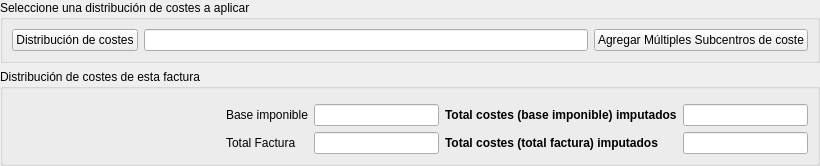
     <widget class="QWidget" name="pageCostes">
      <layout class="QVBoxLayout" name="verticalLayout_3">
       <property name="leftMargin">
        <number>0</number>
       </property>
       <property name="topMargin">
        <number>0</number>
       </property>
       <property name="rightMargin">
        <number>0</number>
       </property>
       <property name="bottomMargin">
        <number>0</number>
       </property>
       <item>
        <widget class="QGroupBox" name="groupBox_2">
         <property name="title">
          <string>Seleccione una distribución de costes a aplicar</string>
         </property>
         <layout class="QHBoxLayout" name="horizontalLayout_4">
          <item>
           <widget class="DBChooseRecordButton" name="db_iddistribucioncostes">
            <property name="text">
             <string>Distribución de costes</string>
            </property>
            <property name="fieldName">
             <string>iddistribucioncostes</string>
            </property>
            <property name="dataEditable">
             <bool>true</bool>
            </property>
            <property name="scriptExecuteAfterChoose">
             <string>asignarCostes</string>
            </property>
           </widget>
          </item>
          <item>
           <widget class="DBLineEdit" name="db_distribucioncostes_nombre">
            <property name="fieldName">
             <string>distribucioncostes.nombre</string>
            </property>
           </widget>
          </item>
          <item>
           <widget class="QPushButton" name="pbAgregarMultiplesCentrosCoste">
            <property name="text">
             <string>Agregar Múltiples Subcentros de coste</string>
            </property>
            <property name="icon">
             <iconset>
              <normaloff>:/images/commons/centrosdecoste.png</normaloff>:/images/commons/centrosdecoste.png</iconset>
            </property>
           </widget>
          </item>
         </layout>
        </widget>
       </item>
       <item>
        <widget class="QGroupBox" name="groupBox_3">
         <property name="title">
          <string>Distribución de costes de esta factura</string>
         </property>
         <layout class="QGridLayout" name="gridLayout">
          <item row="0" column="0" colspan="5">
           <widget class="DBDetailView" name="db_lineasdistribucioncostesfacturasprov">
            <property name="relationName">
             <string>lineasdistribucioncostesfacturasprov</string>
            </property>
            <property name="dataEditable">
             <bool>true</bool>
            </property>
           </widget>
          </item>
          <item row="1" column="0">
           <spacer name="horizontalSpacer">
            <property name="orientation">
             <enum>Qt::Horizontal</enum>
            </property>
            <property name="sizeHint" stdset="0">
             <size>
              <width>208</width>
              <height>20</height>
             </size>
            </property>
           </spacer>
          </item>
          <item row="1" column="1">
           <widget class="QLabel" name="label_9">
            <property name="text">
             <string>Base imponible</string>
            </property>
           </widget>
          </item>
          <item row="1" column="2">
           <widget class="DBNumberEdit" name="db_neto_costes">
            <property name="font">
             <font>
              <weight>75</weight>
              <bold>true</bold>
             </font>
            </property>
            <property name="fieldName">
             <string>neto</string>
            </property>
           </widget>
          </item>
          <item row="1" column="3">
           <widget class="QLabel" name="label_10">
            <property name="font">
             <font>
              <weight>75</weight>
              <bold>true</bold>
             </font>
            </property>
            <property name="text">
             <string>Total costes (base imponible) imputados</string>
            </property>
           </widget>
          </item>
          <item row="1" column="4">
           <widget class="DBNumberEdit" name="db_totalcostesdistribuidos">
            <property name="font">
             <font>
              <weight>75</weight>
              <bold>true</bold>
             </font>
            </property>
            <property name="fieldName">
             <string>totalcostesdistribuidos</string>
            </property>
           </widget>
          </item>
          <item row="2" column="0">
           <spacer name="horizontalSpacer_3">
            <property name="orientation">
             <enum>Qt::Horizontal</enum>
            </property>
            <property name="sizeHint" stdset="0">
             <size>
              <width>208</width>
              <height>20</height>
             </size>
            </property>
           </spacer>
          </item>
          <item row="2" column="1">
           <widget class="QLabel" name="label_4">
            <property name="text">
             <string>Total Factura</string>
            </property>
           </widget>
          </item>
          <item row="2" column="2">
           <widget class="DBNumberEdit" name="db_total_costes">
            <property name="fieldName">
             <string>total</string>
            </property>
           </widget>
          </item>
          <item row="2" column="3">
           <widget class="QLabel" name="label_17">
            <property name="font">
             <font>
              <weight>75</weight>
              <bold>true</bold>
             </font>
            </property>
            <property name="text">
             <string>Total costes (total factura) imputados</string>
            </property>
           </widget>
          </item>
          <item row="2" column="4">
           <widget class="DBNumberEdit" name="db_totalcostesdistribuidos_total">
            <property name="font">
             <font>
              <weight>75</weight>
              <bold>true</bold>
             </font>
            </property>
            <property name="fieldName">
             <string>totalcostesdistribuidosconimpuestos</string>
            </property>
           </widget>
          </item>
         </layout>
        </widget>
       </item>
      </layout>
     </widget>
